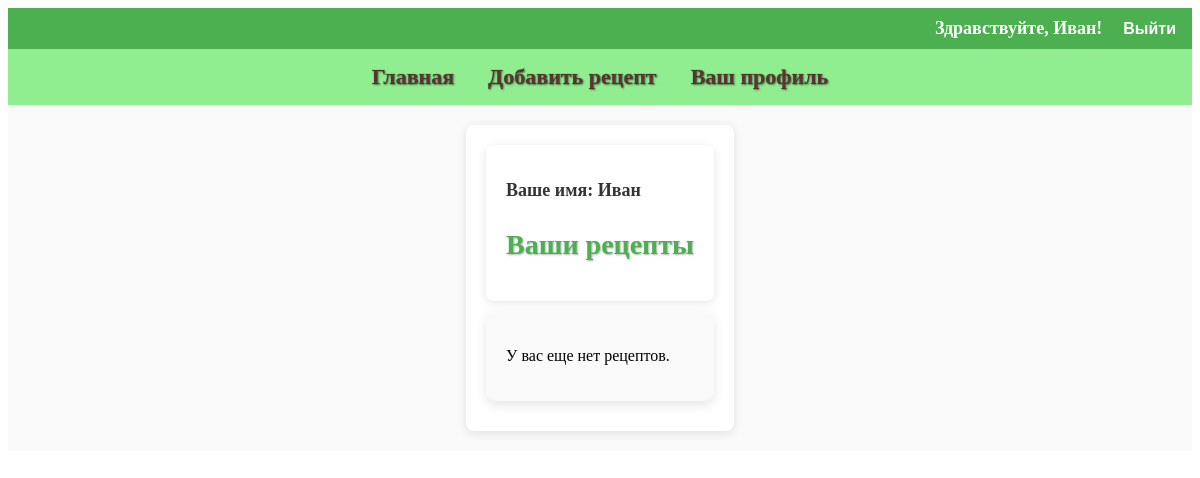
/accounts/accounts/profile/ (signed in), run on an earlier commit of the app's database.
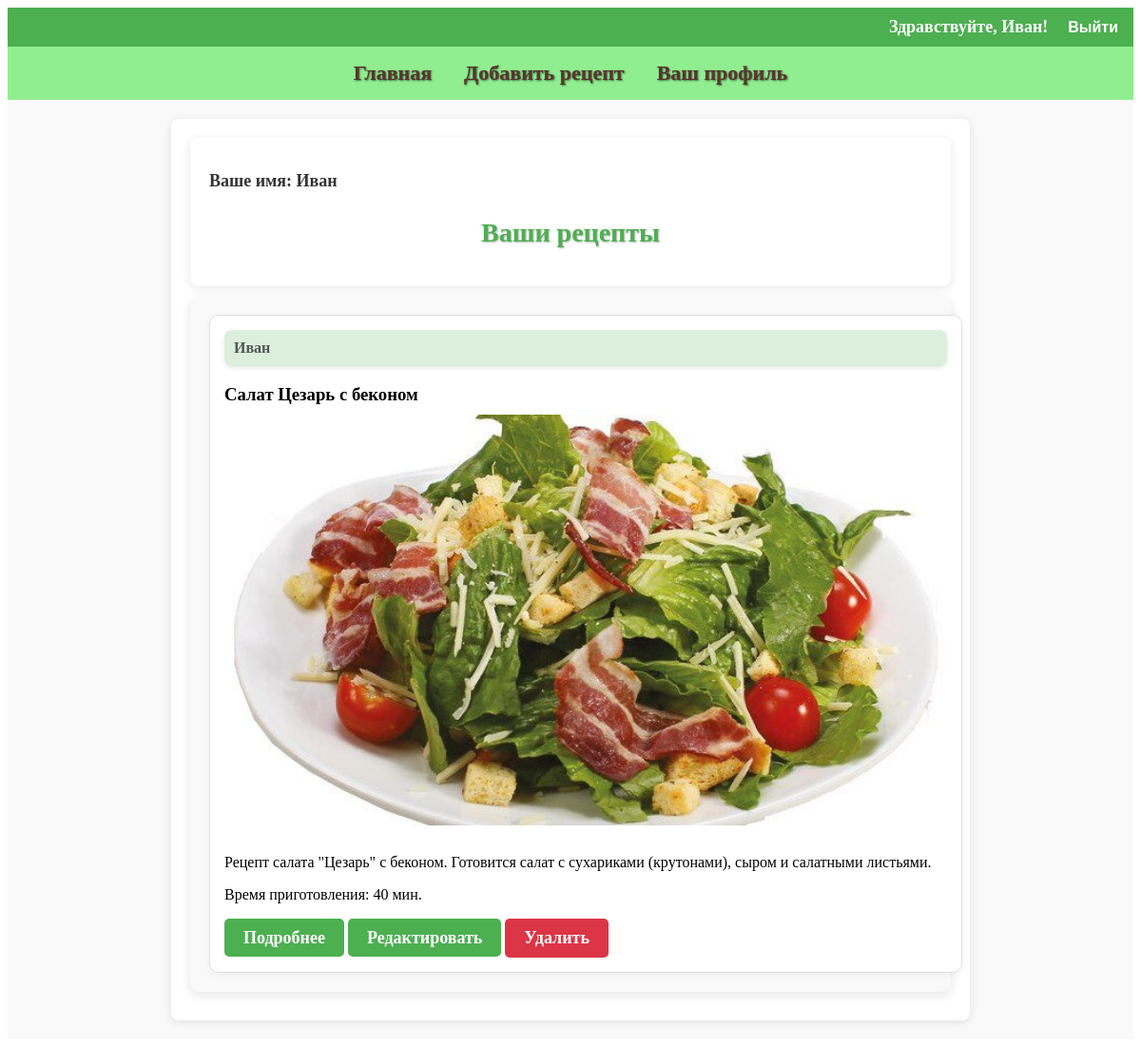
And on a later commit of the database.
### recipe_app/models.py (models this page shows, shortened)
class Recipe(models.Model):
    title = models.CharField(max_length=100, verbose_name="Название блюда")
    description = models.TextField(verbose_name="Описание")
    preparation_steps = models.TextField(verbose_name="Шаги приготовления")
    preparation_time = models.PositiveIntegerField(verbose_name="Время приготовления в минутах")
    image = models.ImageField(upload_to='recipes/images/', verbose_name="Добавьте фото")
    author = models.ForeignKey(User, on_delete=models.CASCADE, verbose_name="Автор")
    categories = models.ManyToManyField(Category, through='RecipeCategory', verbose_name="Категория")
    ingredients = models.TextField(blank=True, null=True, verbose_name="Ингредиенты")

### recipe_app/views.py (the view)
# urls.py: path('accounts/profile/', profile, name='profile'),
@login_required
def profile(request):
    user = request.user
    recipes = Recipe.objects.filter(author=user).order_by('-id')  # Получаем рецепты текущего пользователя
    return render(request, 'registration/profile.html', {'user': user, 'recipes': recipes})

### recipe_app/templates/registration/profile.html (shortened to what this page needs)
{% extends 'base.html' %}
{% block content %}
<div class="content">
    <h2 class="user-name">Ваше имя: {{ user.username }}</h2>
    <h3 class="section-title">Ваши рецепты</h3>
</div>
<div class="recipes-section">
    <div class="recipe-cards">
        {% if recipes %}
            {% for recipe in recipes %}
                <div class="recipe-card">
                    <div class="recipe-author">{{ recipe.author.username }}</div>
                    <h3>{{ recipe.title }}</h3>
                    <a href="{% url 'recipe_detail' recipe.id %}">
                    <img src="{{ recipe.image.url }}" alt="{{ recipe.title }}" class="recipe-image">
                    </a>
                    <p>{{ recipe.description }}</p>
                    <p>Время приготовления: {{ recipe.preparation_time }} мин.</p>
                    <a href="{% url 'recipe_detail' recipe.id %}" class="recipe-link submit-button">Подробнее</a>
                    <a href="{% url 'edit_recipe' recipe.id %}" class="recipe-link submit-button">Редактировать</a>
                    <form action="{% url 'delete_recipe' recipe.id %}" method="get" style="display:inline;">
                        <button type="submit" class="delete-button">Удалить</button>
                    </form>
                </div>
            {% endfor %}
        {% else %}
            <p>У вас еще нет рецептов.</p>
        {% endif %}
    </div>
</div>
{% endblock %}

What changed in the data, as far as the page shows it:
added Recipe: author.username "Иван", title "Салат Цезарь с беконом", image (picture), description "Рецепт салата \"Цезарь\" с беконом. Готовится салат с сухариками (крутонами), сыром и салатными листьями.", preparation_time "40"
Also different on the page:
text no longer shown: "У вас еще нет рецептов."
